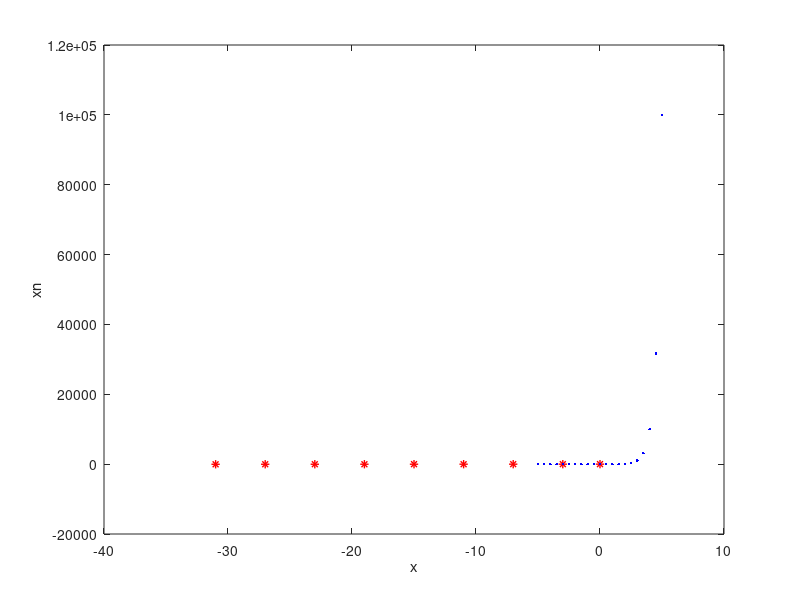

Source code (MATLAB):
%Fixed Point Iteration
% g=@(x)((1-x^2)/2);
% err=1e-6;
% x=1;
% del=1;
% count=0'
% while del>err
%     xn=g(x);
%     del=abs(xn-x);
%     x=xn
%     count=count+1
% end

f = @(x) 10^x + x - 4;
g = @(x) (4 - 10^x);
gg = @(x) (log(4 - x) / log(10));

x = 0;
tol = 1e-4;
lim = 10;
i = 1;
del = 1;

while del > tol && i < lim
  
  xn = f(x);
  plot(x, xn, 'r*', "LineWidth", 1);
  xlabel("x");
  ylabel("xn");
  del = abs(xn - x);
  x = xn;
  
%   plot(i, x, '*', "LineWidth", 2);
%   plot(i, gg(x), 'ro', "LineWidth", 1);
  hold on
  fprintf("x: %d vs f: %d\n", x, f(x));
  i = i + 1;
  
end



for x = -5: 0.5: 5
  
  plot(x, f(x), 'b.');
  hold on
  
end
% 
% for z = 3.95: 0.05: 4.25
%   
%   plot(z, g(z), 'r.');
% 
% end

hold off
